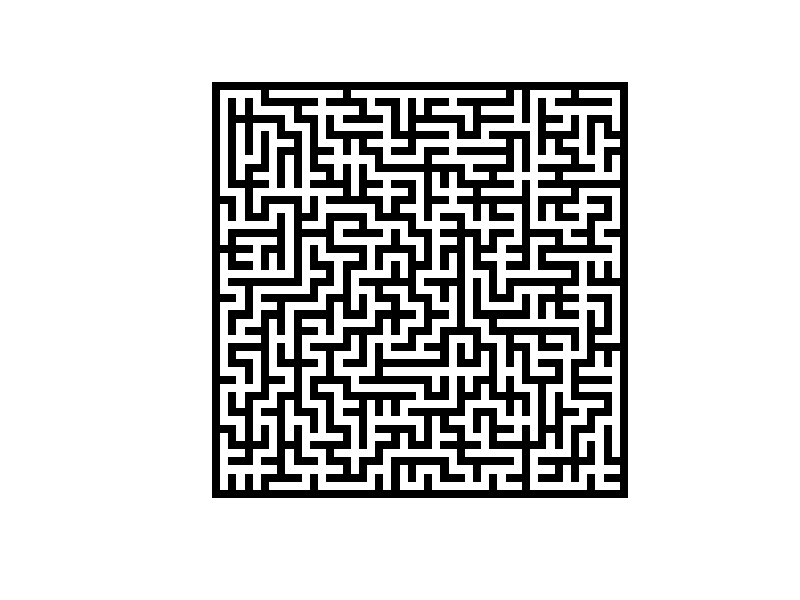

This figure's R source:
# Dimensões
largura <- 51 # Ímpar
altura <- 51 # Ímpar

# Matriz
m <- matrix(rep(0, largura*altura), nrow = altura)

# Início
atual_i <- altura - 1
atual_j <- 2
m[atual_i, atual_j] <- 1

# Trash variables
Move <- c(0, 0)
# S T A R T

repeat{

  # Checar se o quadro já foi concluído
  if(sum(m==1)==((largura-1)/2)*((altura-1)/2)){
    break
  }
  # Movimento
  cimabaixo <- sample(c(-2,2), 1)
  esquerdir <- sample(c(-2,2), 1)
  
  # Escolher entre eixos para decidir o movimento
  horizvert <- sample(c("horiz", "vert"), 1)
  if(horizvert == "horiz"){
    Move[1] <- 0
    Move[2] <- esquerdir
  } else {
    Move[1] <- cimabaixo
    Move[2] <- 0
  }
  
  # Checar se movimento é válido
  # (atual, atual+move, atual+[move/2])
  # (1, 0, 0) OK -> (1, 2, 1)
  # (1, 2, 1) OK -> (1, 2, 1)
  # (1, 0, 1) NOT -> repeat
  if((atual_i + Move[1]) %in% 1:altura && (atual_j + Move[2]) %in% 1:largura){
    if(m[(atual_i+Move[1]), (atual_j+Move[2])]==0){
      # (1, 0, 0) OK -> (1, 1, 1)
      m[(atual_i+Move[1]), (atual_j+Move[2])] <- 1
      m[(atual_i+Move[1]/2), (atual_j+Move[2]/2)] <- 2
      atual_i <- atual_i+Move[1]
      atual_j <- atual_j+Move[2]
      next
    } else {
      # (1, 2, 1) OK -> (1, 2, 1)
      if(m[(atual_i+Move[1]/2), (atual_j+Move[2]/2)]==2){
        atual_i <- atual_i+Move[1]
        atual_j <- atual_j+Move[2]
        next
      } else {
        # (1, 0, 1) REPEAT
        next
      }
    }
  } else {
    next
  }
}

image(t(apply(m, 2, rev)), asp = 1, axes=FALSE, col = c("black", "white", "white"))
